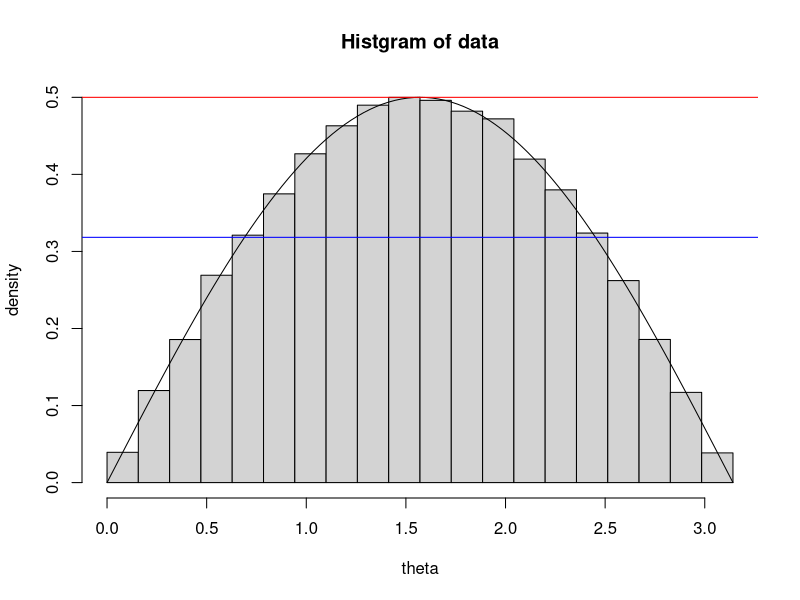

The R script that drew this image:
# 直接法

candidate <- 1/pi
M <- pi/2
n <- 100000

theta <- runif(n, min=0, max=pi)
u <- runif(n, min=0, max=1)

condition <- (u < sin(theta))

hist <- (theta[condition])

hist(hist, breaks=seq(0, pi, by=pi/20), 
main="Histgram of data", xlab="theta", ylab="density", freq=FALSE)
curve(sin(x)/2, 0, pi, add=TRUE) 
abline(h=1/2, col="red") 
abline(h=1/pi, col="blue") 